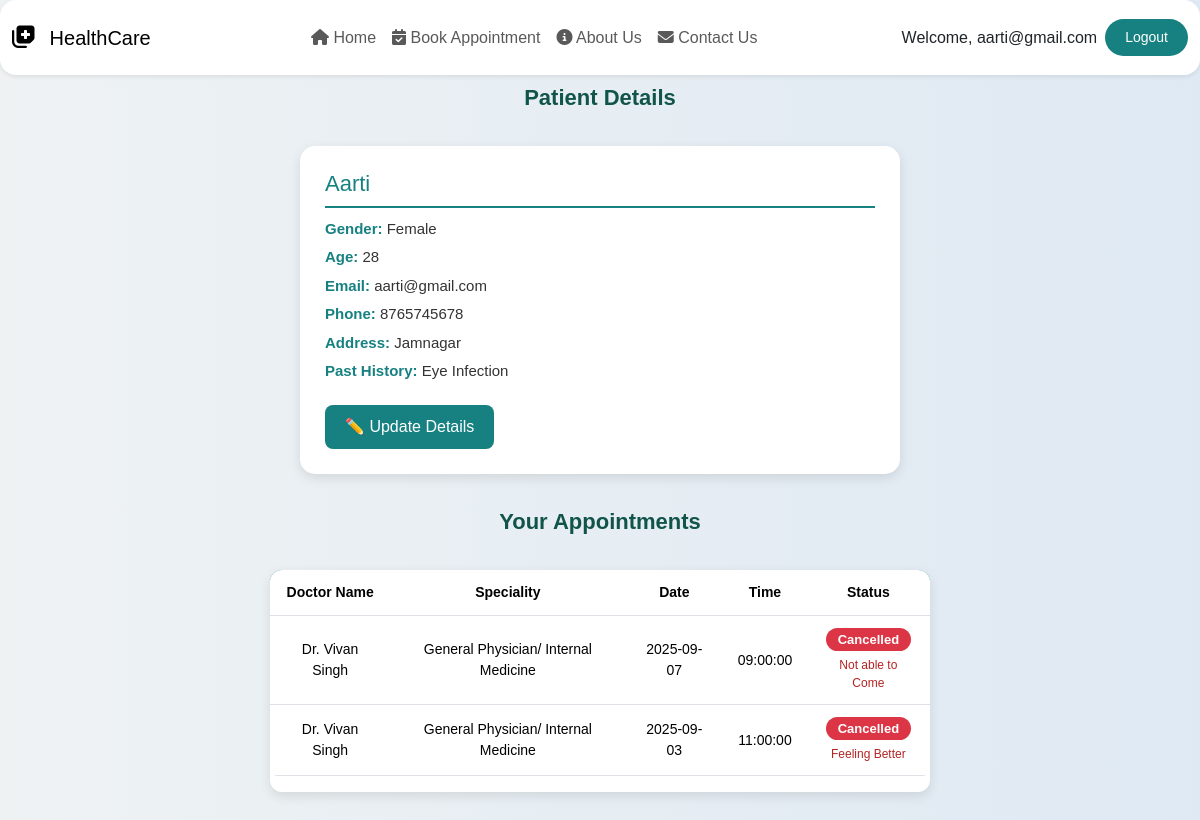
Screenshot of /user.php (signed in) with the database file from the repository.
### tables this page shows
CREATE TABLE `patients` (
  `id` int(11) NOT NULL,
  `user_id` int(11) DEFAULT NULL,
  `name` varchar(100) NOT NULL,
  `gender` varchar(10) NOT NULL,
  `age` int(11) NOT NULL,
  `email` varchar(100) NOT NULL,
  `phone` varchar(10) NOT NULL,
  `address` text NOT NULL,
  `past_history` text DEFAULT NULL,
  `created_at` timestamp NOT NULL DEFAULT current_timestamp()
);

CREATE TABLE `appointments` (
  `id` int(11) NOT NULL,
  `patient_id` int(11) NOT NULL,
  `doctor_id` int(11) NOT NULL,
  `appointment_date` date NOT NULL,
  `appointment_time` time NOT NULL,
  `status` enum('Pending','Confirmed','Completed','Cancelled') DEFAULT 'Pending',
  `created_at` timestamp NOT NULL DEFAULT current_timestamp(),
  `cancel_reason` text DEFAULT NULL,
  `cancelled_by` enum('user','doctor') DEFAULT NULL
);

CREATE TABLE `doctors` (
  `id` int(11) NOT NULL,
  `email` varchar(100) DEFAULT NULL,
  `name` varchar(100) NOT NULL,
  `speciality` varchar(100) NOT NULL,
  `experience` varchar(50) DEFAULT NULL,
  `degree` varchar(100) NOT NULL,
  `hospital` varchar(100) DEFAULT NULL,
  `image` varchar(255) NOT NULL,
  `category_id` int(11) DEFAULT NULL
);

### user.php (the view, shortened to what this page needs)
<?php
include "navbar.php";
$conn = new mysqli("localhost", "root", "", "doctor_directory");
$email = $_SESSION['user'];
$patientData = null;
$apptResult = null;
$result = $conn->query("SELECT * FROM patients WHERE email = '$email'");
if ($result && $result->num_rows > 0) {
    $patientData = $result->fetch_assoc();
    $apptResult = $conn->query("
        SELECT a.*, d.name AS doctor_name, d.speciality
        FROM appointments a
        JOIN doctors d ON a.doctor_id = d.id
        WHERE a.patient_id = '{$patientData['id']}'
        ORDER BY a.id DESC");
}
?>
<!DOCTYPE html>
<html>
<head>
    <link href="https://cdn.jsdelivr.net/npm/bootstrap@5.3.2/dist/css/bootstrap.min.css" rel="stylesheet">
    <link rel="stylesheet" href="style1.css">
</head>
<body>
<section class="contact-section">
   <div class="form-page">
    <?php if ($patientData): ?>
        <h2 class="page-heading">Patient Details</h2>
        <div class="patient-card">
            <h3><?= htmlspecialchars($patientData['name']) ?></h3>
            <p><strong>Gender:</strong> <?= htmlspecialchars($patientData['gender']) ?></p>
            <p><strong>Age:</strong> <?= htmlspecialchars($patientData['age']) ?></p>
            <p><strong>Email:</strong> <?= htmlspecialchars($patientData['email']) ?></p>
            <p><strong>Phone:</strong> <?= htmlspecialchars($patientData['phone']) ?></p>
            <p><strong>Address:</strong> <?= htmlspecialchars($patientData['address']) ?></p>
            <p><strong>Past History:</strong> <?= htmlspecialchars($patientData['past_history']) ?></p>
            <button class="btn-update mt-3" data-bs-toggle="modal" data-bs-target="#updateModal">
                ✏️ Update Details
            </button>
        </div>
        <div style="margin-top:20px; text-align:center;">
        <?php if ($apptResult && $apptResult->num_rows > 0): ?>
            <h2 class="page-heading">Your Appointments</h2>
            <div class="table-responsive">
                <table class="table">
                    <thead>
                        <tr>
                            <th>Doctor Name</th>
                            <th>Speciality</th>
                            <th>Date</th>
                            <th>Time</th>
                            <th>Status</th>
                        </tr>
                    </thead>
                    <tbody>
                        <?php while ($row = $apptResult->fetch_assoc()): ?>
                            <tr>
                                <td><?= htmlspecialchars($row['doctor_name']) ?></td>
                                <td><?= htmlspecialchars($row['speciality']) ?></td>
                                <td><?= htmlspecialchars($row['appointment_date']) ?></td>
                                <td><?= htmlspecialchars($row['appointment_time']) ?></td>
                               <td>
                                    <span class="badge
                                        <?= ($row['status'] === 'Confirmed') ? 'bg-success' :
                                          (($row['status'] === 'Rejected' || $row['status'] === 'Cancelled') ? 'bg-danger' : 'bg-warning'); ?>">
                                        <?= htmlspecialchars($row['status']); ?>
                                    </span>
                                    <?php if ($row['status'] === 'Cancelled' && !empty($row['cancel_reason'])): ?>
                                        <div style="font-size:12px; margin-top:5px; color:#b52323;">
                                            <?= htmlspecialchars($row['cancel_reason']); ?>
                                        </div>
                                    <?php endif; ?>
                              </td>
                            </tr>
                        <?php endwhile; ?>
                    </tbody>
                </table>
            </div>
        <?php else: ?>
            <a href="index.php?patient_id=<?= $patientData['id'] ?>#categories" class="btn-appointment">📅 Book Appointment</a>
        <?php endif; ?>
        </div>
    <?php endif; ?>
</div>
</section>
</body>
</html>

### style.css (style rules this page uses)
* { box-sizing: border-box; }
html, body { margin: 0; padding: 0; overflow-x: hidden; width: 100%; }
body { font-family: 'Segoe UI', sans-serif; margin: 0; padding: 0; background-color: #ccc; }
h2 { font-size: 28px; margin-bottom: 20px; color: #222; }
body { margin: 0; font-family: 'Segoe UI', sans-serif; background-color: whitesmoke; }
.contact-section { text-align: center; padding: 50px 20px 20px; }

### style1.css (style rules this page uses)
* { margin: 0; padding: 0; box-sizing: border-box; }
html { scroll-behavior: smooth; }
body { background: linear-gradient(to right, #eef2f3, #dfe9f3); font-family: 'Segoe UI', Tahoma, Geneva, Verdana, sans-serif; display: flex; justify-content: center; align-items: center; margin: 0; }
table { width: 100%; border-collapse: collapse; background: white; border-radius: 8px; overflow: hidden; font-size: 0.95rem; }
table th { background: #f8f9fa; color: #333; font-weight: 600; padding: 12px 15px; text-align: left; border-bottom: 2px solid #dee2e6; }
table td { padding: 12px 15px; border-bottom: 1px solid #dee2e6; vertical-align: middle; }
table tr:nth-child(even) { background: #fdfdfd; }
body { font-family: Arial, sans-serif; background-color: #c6e7fa;; margin: 0; padding: 0; }
.page-heading { text-align: center; margin-top: 50px; font-size: 24px; font-weight: bold; color: #0f4c4c; }
button { padding: 12px 30px; background-color: #178181; color: white; border: none; border-radius: 8px; font-size: 1rem; cursor: pointer; }

### user.php (style rules this page uses)
.page-heading { text-align: center; font-size: 22px; margin: 35px 0; color: #115449; font-weight: bold; }
.patient-card { max-width: 600px; margin: 0 auto 30px auto; background: #fff; border-radius: 15px; padding: 25px; box-shadow: 0 4px 12px rgba(0,0,0,0.1); text-align: left; }
.patient-card h3 { font-size: 22px; color: #178181; margin-bottom: 10px; border-bottom: 2px solid #178181; padding-bottom: 8px; }
.patient-card p { font-size: 15px; margin: 6px 0; color: #333; }
.patient-card strong { color: #178181; }
.table-responsive { max-width: 95%; margin: 0 auto 30px auto; background: #ffffff; border-radius: 12px; box-shadow: 0px 4px 12px rgba(0,0,0,0.1); overflow-x: auto; }
.table { width: 100%; border-collapse: collapse; }
.table thead { background: #178181; color: #fff; }
.table th, .table td { padding: 12px 15px; text-align: center; font-size: 14px; }
.table tbody tr:nth-child(even) { background-color: #f9f9f9; }
.badge { display: inline-block; padding: 5px 12px; border-radius: 20px; font-size: 13px; font-weight: bold; color: #fff; }
.bg-danger { background: #d9534f; }
.btn-update, .btn-appointment { background: #178181; color: #fff; border: none; padding: 10px 20px; border-radius: 8px; font-weight: 500; transition: 0.3s ease; }

### rows the page displays
patients: name "Aarti", gender "Female", age "28", email "aarti@gmail.com", phone "8765745678", address "Jamnagar", past_history "Eye Infection"
appointments: doctor.name "Dr. Vivan Singh", doctor.speciality "General Physician/ Internal Medicine", appointment_date "2025-09-07", appointment_time "09:00:00", status "Cancelled", cancel_reason "Not able to Come"
appointments: doctor.name "Dr. Vivan Singh", doctor.speciality "General Physician/ Internal Medicine", appointment_date "2025-09-03", appointment_time "11:00:00", status "Cancelled", cancel_reason "Feeling Better"

### other values shown
$_SESSION['user'] "aarti@gmail.com"
